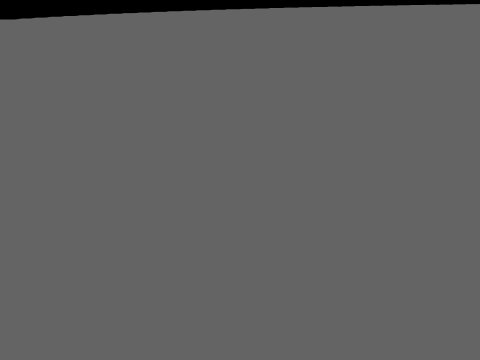
Frame 1 (no input)
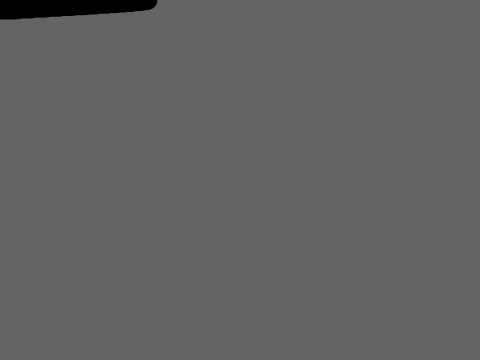
Frame 60 (the mouse pressed at the canvas centre just before this capture)
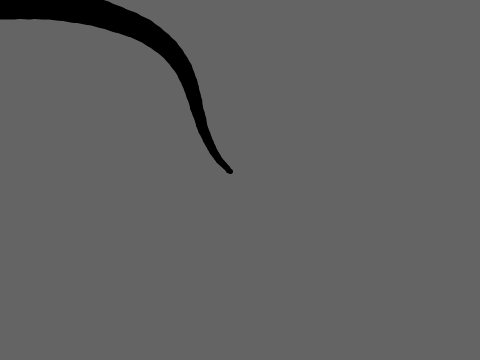
Frame 120 (the mouse held since frame 60 and released just before this capture)

The Processing sketch that drew these frames (run headless with seeded random() and noise(); from frame 60 on, the mouse is pressed at the canvas centre):

// Processing sketch: cilia1
// ── cilia1.pde
int numSegments = 40;
float firstSegmentLength;;
float endpointX[] = new float[numSegments+1];
float endpointY[] = new float[numSegments+1];

void setup() {
  size(480,360);
//  frameRate(10);
  firstSegmentLength = dist(0,0, width, height) / numSegments ;
  endpointX[0] = 0;
  endpointY[0] = 0;
  for(int i = 1; i <= numSegments; ++i) {
    endpointX[i] =  endpointX[i-1] + segmentLength(i);
    endpointY[0] = 0;
  }
}

void draw() {
  background(100);
  //Drawing a cilia consisting of segments. These segments
  //could be fixed length, or decreasing. They could be drawn
  //with lines, or just draw the endpoints. Segments
  //are index with 0 being the base, and numSegments -1 being 
  //the tip.
  
  //Use easing with each segment. The amount of easing
  //could be based on index, or distance of the segment 
  //from the mouse pointer.
  
  //Start with drawing circles at the endpoints, easing based
  //on index. 
  //  ellipse(endpointX[0], endpointY[0], 10, 10);
  float strokeWeight = 40;
  for(int i = 1; i <= numSegments; ++i) {
    float easeWeightOnMouse = 0.05 * i * i / numSegments /numSegments ;
    float newX = easeWeightOnMouse * mouseX + endpointX[i] * (1-easeWeightOnMouse);
    float newY = easeWeightOnMouse * mouseY +  endpointY[i]* (1-easeWeightOnMouse);
    float distToNewPoint = dist(endpointX[i-1], endpointY[i-1], newX, newY);
    float segmentLength = segmentLength(i);
    float deltaScalar =  1;
    if(segmentLength < distToNewPoint)
      deltaScalar =  segmentLength / distToNewPoint;
    endpointX[i] = endpointX[i-1] + (newX - endpointX[i-1]) * deltaScalar;
    endpointY[i] = endpointY[i-1] + (newY - endpointY[i-1]) * deltaScalar;
    strokeWeight *= 0.95;
    strokeWeight(strokeWeight);
    line(endpointX[i-1], endpointY[i-1], endpointX[i], endpointY[i]);
  }
}

float segmentLength(int index) {
  return firstSegmentLength;
}
